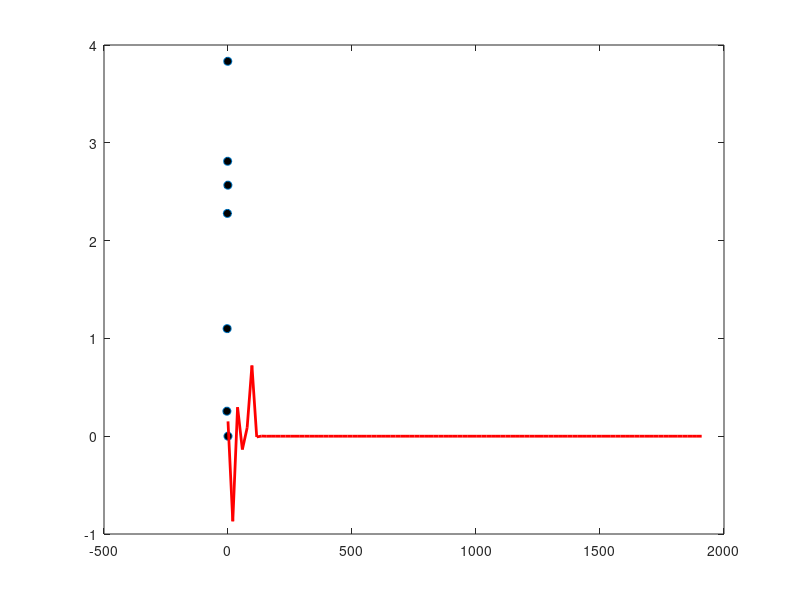

Write MATLAB code to recreate this figure.
clear,clc
x=[-4.5,-3.5,-2.5,-1.5,-1,-0.5,0]; y=[0.255556,1.1,2.277778,2.811111,3.833333,2.566667,0];%输入数据
fx=@(b,x)b(1)*gamma(b(2)+(b(3)*x+b(4)*x.^2)./(1+b(5)*x));
b=[0.2639661283  1.398454408  -0.001634047907  1.749278472e-06  0.0005391757245];
for l=1:3
    b=lsqcurvefit(fx,b,x,y);
    b=nlinfit(x,y,fx,b);
end
b
figure(1),clf
plot(x,y,'o','markerfacecolor','k')
hold on
x1=linspace(0,1910);
y1=fx(b,x1);
plot(x1,y1,'r-','linewidth',2)
y1=fx(b,x);
RSS=(y-y1)'*(y-y1)
SSy=var(y)*(length(y)-1)
rsquare=(SSy-RSS)/SSy